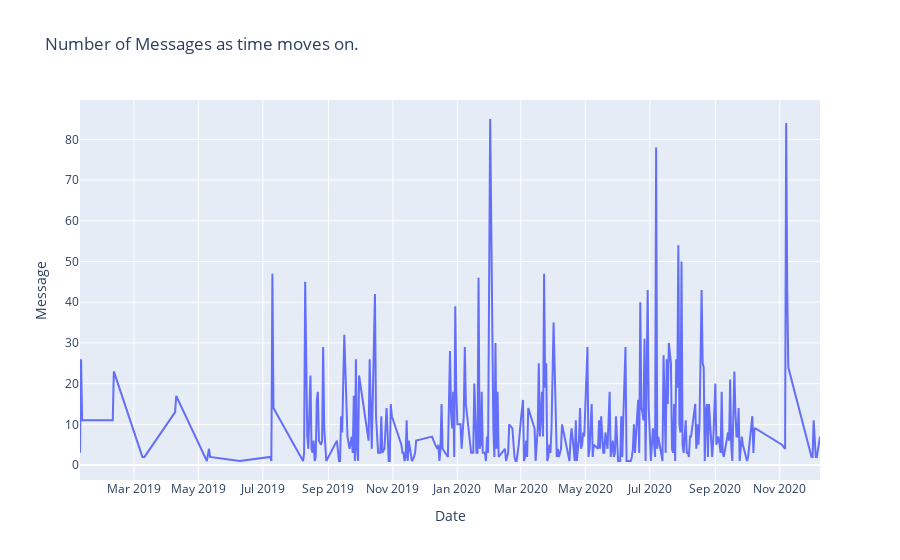

Here is the notebook cell this chart was saved with:
### Markdown cell above
### Gráfico de cantidad de mensajes por mes

### Code cell
date_df = df.groupby("Date").count()
date_df.reset_index(inplace=True)
date_df.head()
fig = px.line(date_df, x="Date", y="Message", title='Number of Messages as time moves on.')
fig.update_xaxes(nticks=20)
fig.show()

### Figure 1 — Plotly figure (JSON) as saved in the notebook; plotly's stock layout.template omitted (floating-point values rounded to 4 significant figures; data arrays with more than 128 entries replaced by an {"elided": "..."} marker saying what was removed)
{"data": [{"hovertemplate": "Date=%{x}<br>Message=%{y}<extra></extra>", "legendgroup": "", "line": {"color": "#636efa", "dash": "solid"}, "mode": "lines", "name": "", "orientation": "v", "showlegend": false, "type": "scatter", "x": {"elided": "322 str values"}, "xaxis": "x", "y": {"elided": "322 int values"}, "yaxis": "y"}], "layout": {"legend": {"tracegroupgap": 0}, "title": {"text": "Number of Messages as time moves on."}, "xaxis": {"anchor": "y", "domain": [0, 1], "nticks": 20, "title": {"text": "Date"}}, "yaxis": {"anchor": "x", "domain": [0, 1], "title": {"text": "Message"}}}}
